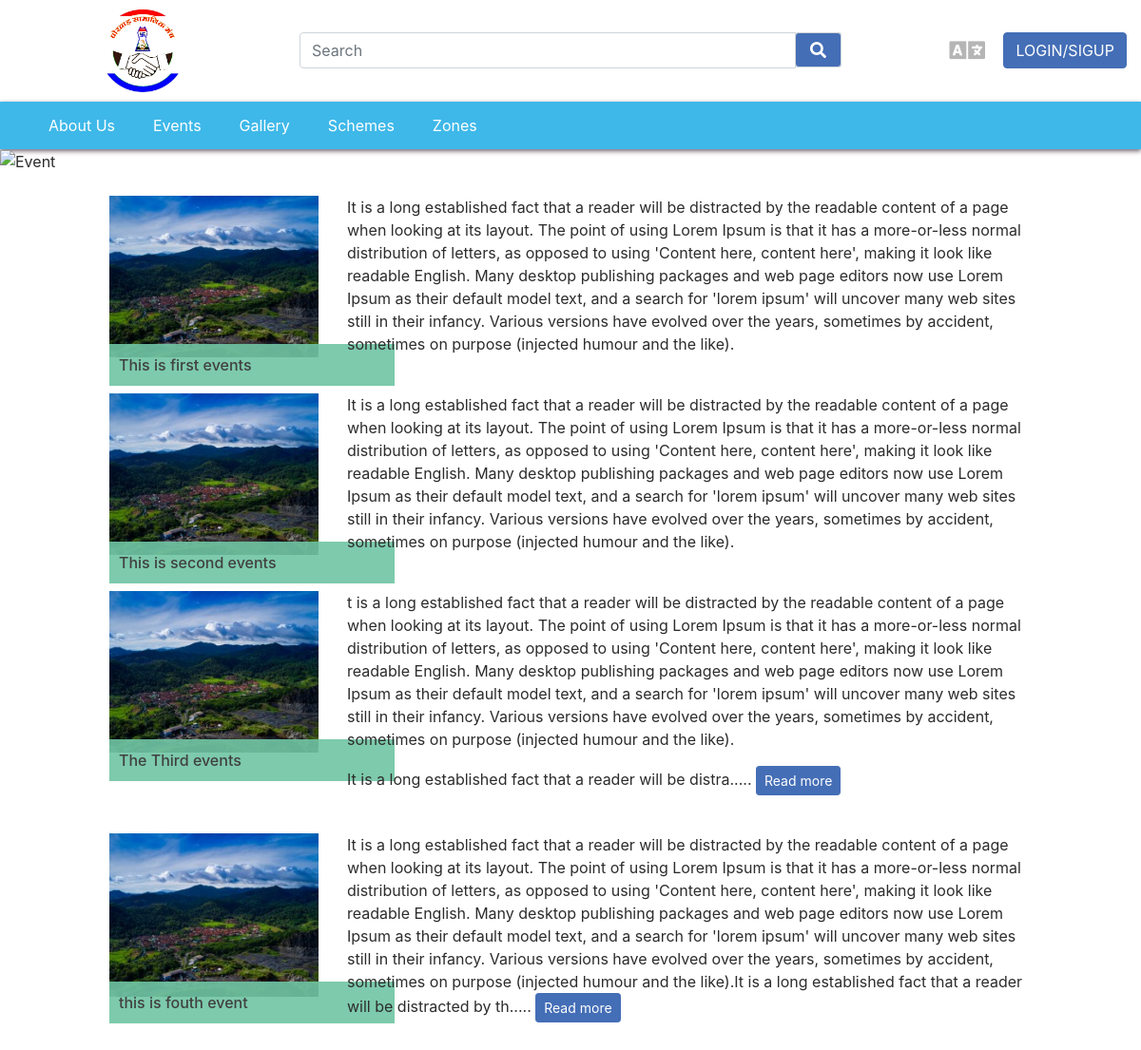
The page /en/viewevent.php on the database its author committed.
### tables this page shows
CREATE TABLE `events` (
  `id` int(11) NOT NULL,
  `title` varchar(50) NOT NULL,
  `long_image` varchar(150) NOT NULL,
  `content` text NOT NULL,
  `short_image` varchar(150) NOT NULL,
  `record_inserted_dttm` datetime NOT NULL,
  `record_updated_dttm` datetime NOT NULL,
  `status` char(2) NOT NULL
);

### en/viewevent.php (the view, shortened to what this page needs)
<?php
include "../config/config.php";
?>
<!DOCTYPE html>
<html>
<?php include "../styles.php";  ?>
<body>
	<div class="container-fluid">
		<?php include "header.php";  ?>
			<div class="col-12 px-0">
				<img class="about-us-banner" src="https://i.imgur.com/Rpxx6wU.jpg" alt="Event">
			</div>
			<div class="col-md-10 offset-md-1 accordion" id="accordionExample">
				<?php
				$getevent=mysqli_query($con,'select * from events where status="Y" ');
				$countevent=mysqli_num_rows($getevent);$count=0;
				while($showevent=mysqli_fetch_array($getevent)){
				?>
				<div class="row my-4">
					<div class="col-md-3 position-relative">
						<img class="img-fluid" src="<?php echo RE_HOME_PATH.'/'.$showevent['short_image']; ?>" alt="<?php  echo  $showevent['title']; ?>" title="<?php  echo  $showevent['title']; ?>">
						<div class="event-name"><?php  echo  $showevent['title']; ?></div>
					</div>
					<div class="col-md-9">
						<?php
						echo '<span>'.substr($showevent['content'],0,700).'<span>';
						if(substr($showevent['content'],700)!=''){
                        echo '..... <a class="btn btn-primary btn-sm" href="'.base64_encode($showevent['id']).'">Read more</a>';
						}
							 ?>
					</div>
					</div>
				<?php $count++;} ?>
				</div>
			</div>
	</div>
</body>
</html>

### css/style.css (style rules this page uses)
body { color: #2c2c2c; background: #e8e8e8; }
.btn-primary { background-color: #446eb6; border-color: #446eb6; }
.about-us-banner { width: 100%; height: 500px; object-fit: cover; }
.event-name { position: absolute; top: 156px; background: #70c5a4; width: 300px; padding: 10px 0 10px 10px; opacity: .9; font-weight: 500; }
:root { --input-padding-x: 1.5rem; --input-padding-y: .75rem; }

### rows shown on the page
events: short_image (picture), title "This is first events", content "It is a long established fact that a reader will be distracted by the readable content of a page when looking at its layout. The point of using Lorem Ipsum is that it has a more-or-less normal distribution of letters, as opposed to using 'Content here, content here', making it look like readable English. Many desktop publishing packages and web page editors now use Lorem Ipsum as their default model text, and a search for 'lorem ipsum' will uncover many web sites still in their infancy. Various versions have evolved over the years, sometimes by accident, sometimes on purpose (injected humour and the like)."
events: short_image (picture), title "This is second events", content "It is a long established fact that a reader will be distracted by the readable content of a page when looking at its layout. The point of using Lorem Ipsum is that it has a more-or-less normal distribution of letters, as opposed to using 'Content here, content here', making it look like readable English. Many desktop publishing packages and web page editors now use Lorem Ipsum as their default model text, and a search for 'lorem ipsum' will uncover many web sites still in their infancy. Various versions have evolved over the years, sometimes by accident, sometimes on purpose (injected humour and the like)."
events: short_image (picture), title "The Third events", content "t is a long established fact that a reader will be distracted by the readable content of a page when looking at its layout. The point of using Lorem Ipsum is that it has a more-or-less normal distribution of letters, as opposed to using 'Content here, content here', making it look like readable English. Many desktop publishing packages and web page editors now use Lorem Ipsum as their default model text, and a search for 'lorem ipsum' will uncover many web sites still in their infancy. Various versions have evolved over the years, sometimes by accident, sometimes on purpose (injected humour and the like). It is a long established fact that a reader will be distra"
events: short_image (picture), title "this is fouth event", content "It is a long established fact that a reader will be distracted by the readable content of a page when looking at its layout. The point of using Lorem Ipsum is that it has a more-or-less normal distribution of letters, as opposed to using 'Content here, content here', making it look like readable English. Many desktop publishing packages and web page editors now use Lorem Ipsum as their default model text, and a search for 'lorem ipsum' will uncover many web sites still in their infancy. Various versions have evolved over the years, sometimes by accident, sometimes on purpose (injected humour and the like).It is a long established fact that a reader will be distracted by th"
